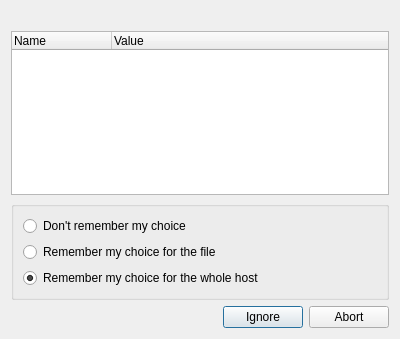
<ui version="4.0" >
 <class>SslErrorsDialog</class>
 <widget class="QDialog" name="SslErrorsDialog" >
  <property name="geometry" >
   <rect>
    <x>0</x>
    <y>0</y>
    <width>400</width>
    <height>339</height>
   </rect>
  </property>
  <property name="windowTitle" >
   <string>SSL errors occured</string>
  </property>
  <property name="windowIcon" >
   <iconset resource="resources.qrc" >
    <normaloff>:/resources/images/poshuku.png</normaloff>:/resources/images/poshuku.png</iconset>
  </property>
  <layout class="QVBoxLayout" name="verticalLayout" >
   <item>
    <widget class="QLabel" name="Description_" >
     <property name="text" >
      <string>&lt;Here we say that errors happened></string>
     </property>
    </widget>
   </item>
   <item>
    <widget class="QTreeWidget" name="Errors_" >
     <column>
      <property name="text" >
       <string>Name</string>
      </property>
     </column>
     <column>
      <property name="text" >
       <string>Value</string>
      </property>
     </column>
    </widget>
   </item>
   <item>
    <widget class="QGroupBox" name="groupBox" >
     <property name="title" >
      <string/>
     </property>
     <layout class="QVBoxLayout" name="verticalLayout_2" >
      <item>
       <widget class="QRadioButton" name="RememberNot_" >
        <property name="text" >
         <string>Don't remember my choice</string>
        </property>
       </widget>
      </item>
      <item>
       <widget class="QRadioButton" name="RememberFile_" >
        <property name="text" >
         <string>Remember my choice for the file</string>
        </property>
       </widget>
      </item>
      <item>
       <widget class="QRadioButton" name="RememberHost_" >
        <property name="text" >
         <string>Remember my choice for the whole host</string>
        </property>
        <property name="checked" >
         <bool>true</bool>
        </property>
       </widget>
      </item>
     </layout>
    </widget>
   </item>
   <item>
    <widget class="QDialogButtonBox" name="buttonBox" >
     <property name="orientation" >
      <enum>Qt::Horizontal</enum>
     </property>
     <property name="standardButtons" >
      <set>QDialogButtonBox::Abort|QDialogButtonBox::Ignore</set>
     </property>
    </widget>
   </item>
  </layout>
 </widget>
 <resources>
  <include location="resources.qrc" />
 </resources>
 <connections>
  <connection>
   <sender>buttonBox</sender>
   <signal>accepted()</signal>
   <receiver>SslErrorsDialog</receiver>
   <slot>accept()</slot>
   <hints>
    <hint type="sourcelabel" >
     <x>227</x>
     <y>316</y>
    </hint>
    <hint type="destinationlabel" >
     <x>157</x>
     <y>274</y>
    </hint>
   </hints>
  </connection>
  <connection>
   <sender>buttonBox</sender>
   <signal>rejected()</signal>
   <receiver>SslErrorsDialog</receiver>
   <slot>reject()</slot>
   <hints>
    <hint type="sourcelabel" >
     <x>295</x>
     <y>322</y>
    </hint>
    <hint type="destinationlabel" >
     <x>286</x>
     <y>274</y>
    </hint>
   </hints>
  </connection>
 </connections>
</ui>
